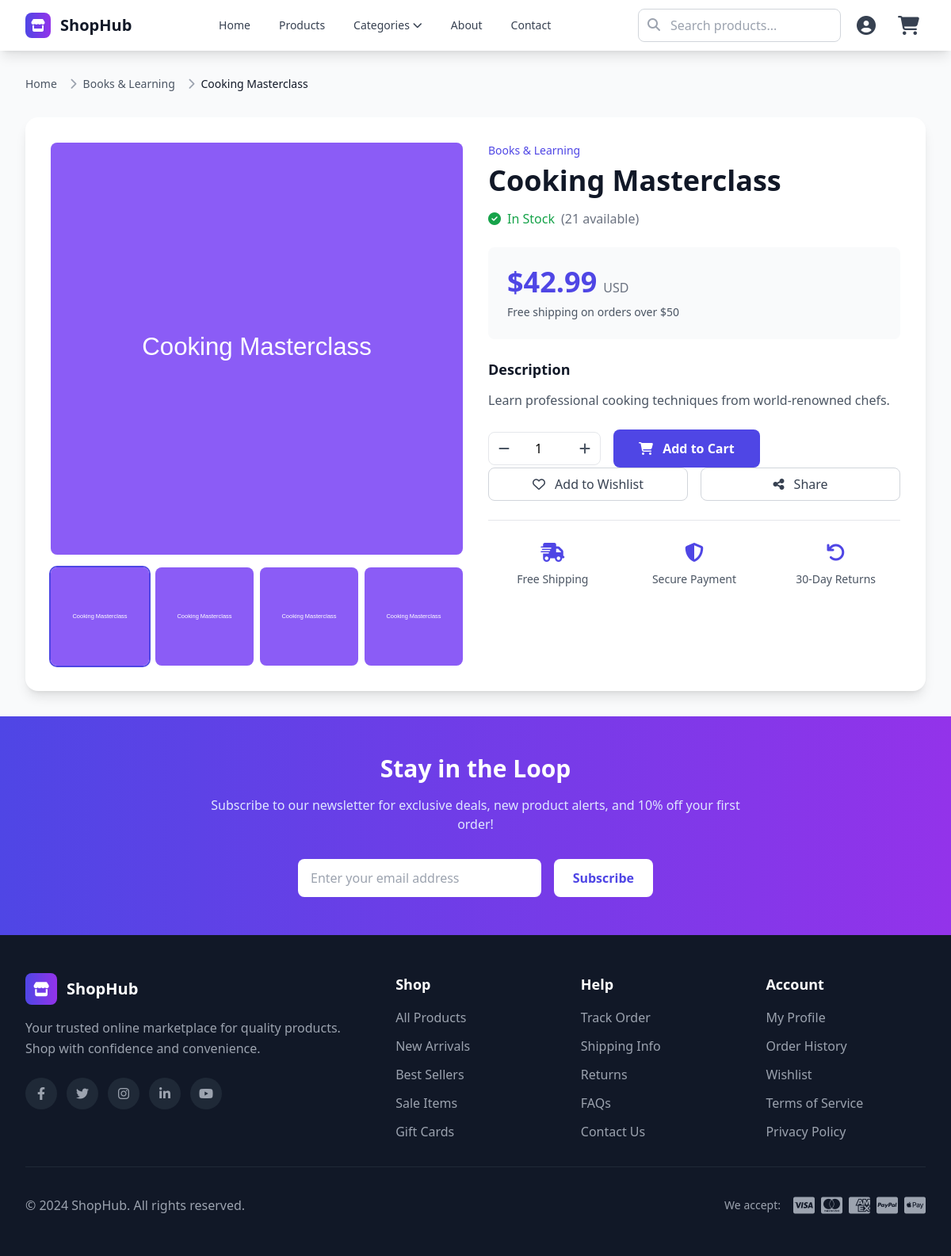
/product/cooking-masterclass/, run on the app's committed database.
### store/models.py (models this page shows, shortened)
class Product(models.Model):
    category = models.ForeignKey(Category, on_delete=models.CASCADE, related_name='products')
    name = models.CharField(max_length=200)
    slug = models.SlugField(max_length=200, unique=True)
    description = models.TextField()
    price = models.DecimalField(max_digits=10, decimal_places=2)
    image = models.ImageField(upload_to='products/', blank=True, null=True)
    stock = models.PositiveIntegerField(default=0)
    available = models.BooleanField(default=True)
    created_at = models.DateTimeField(auto_now_add=True)
    updated_at = models.DateTimeField(auto_now=True)
    class Meta:
        ordering = ['-created_at']

class Category(models.Model):
    name = models.CharField(max_length=100, unique=True)
    slug = models.SlugField(max_length=100, unique=True)
    description = models.TextField(blank=True)
    created_at = models.DateTimeField(auto_now_add=True)
    updated_at = models.DateTimeField(auto_now=True)
    class Meta:
        verbose_name_plural = "Categories"
        ordering = ['name']

### store/views.py (the view)
# urls.py: path('product/<slug:product_slug>/', views.product_detail, name='product_detail'),
def product_detail(request, product_slug):
    product = get_object_or_404(Product, slug=product_slug, available=True)
    related_products = Product.objects.filter(
        category=product.category,
        available=True
    ).exclude(id=product.id)[:4]
    context = {
        'product': product,
        'related_products': related_products,
    }
    return render(request, 'store/product_detail.html', context)

### store/context_processors.py (called while the page is built)
def cart_count(request):
    cart = request.session.get('cart', {})
    if not isinstance(cart, dict):
        cart = {}
    cart_count = 0
    for item in cart.values():
        cart_count += item.get('quantity', 0)
    return {'cart_count': cart_count}

### templates/store/product_detail.html (shortened to what this page needs)
{% extends "base.html" %}
{% block content %}
<nav class="mb-8">
    <ol class="flex items-center space-x-2 text-sm text-gray-600">
        <li><a href="{% url 'store:home' %}" class="hover:text-indigo-600 transition-colors">Home</a></li>
        <li class="flex items-center">
            <i class="fas fa-chevron-right mx-2 text-gray-400"></i>
            <a href="{% url 'store:category_products' product.category.slug %}" class="hover:text-indigo-600 transition-colors">
                {{ product.category.name }}
            </a>
        </li>
        <li class="flex items-center">
            <i class="fas fa-chevron-right mx-2 text-gray-400"></i>
            <span class="text-gray-900 font-medium">{{ product.name }}</span>
        </li>
    </ol>
</nav>
<div class="bg-white rounded-2xl shadow-lg overflow-hidden">
    <div class="grid grid-cols-1 lg:grid-cols-2 gap-8 p-8">
        <div class="space-y-4">
            <div class="aspect-square bg-gray-100 rounded-lg overflow-hidden">
                {% if product.image %}
                    <img src="{{ product.image.url }}"
                         alt="{{ product.name }}"
                         class="w-full h-full object-cover">
                {% else %}
                    <div class="w-full h-full flex items-center justify-center bg-gray-200">
                        <i class="fas fa-image text-gray-400 text-6xl"></i>
                    </div>
                {% endif %}
            </div>
            <div class="grid grid-cols-4 gap-2">
                <div class="aspect-square bg-gray-100 rounded-lg overflow-hidden cursor-pointer ring-2 ring-indigo-600">
                    {% if product.image %}
                        <img src="{{ product.image.url }}" alt="{{ product.name }}" class="w-full h-full object-cover">
                    {% else %}
                        <div class="w-full h-full flex items-center justify-center bg-gray-200">
                            <i class="fas fa-image text-gray-400 text-2xl"></i>
                        </div>
                    {% endif %}
                </div>
                <div class="aspect-square bg-gray-100 rounded-lg overflow-hidden cursor-pointer hover:ring-2 hover:ring-indigo-600">
                    {% if product.image %}
                        <img src="{{ product.image.url }}" alt="{{ product.name }}" class="w-full h-full object-cover">
                    {% else %}
                        <div class="w-full h-full flex items-center justify-center bg-gray-200">
                            <i class="fas fa-image text-gray-400 text-2xl"></i>
                        </div>
                    {% endif %}
                </div>
                <div class="aspect-square bg-gray-100 rounded-lg overflow-hidden cursor-pointer hover:ring-2 hover:ring-indigo-600">
                    {% if product.image %}
                        <img src="{{ product.image.url }}" alt="{{ product.name }}" class="w-full h-full object-cover">
                    {% else %}
                        <div class="w-full h-full flex items-center justify-center bg-gray-200">
                            <i class="fas fa-image text-gray-400 text-2xl"></i>
                        </div>
                    {% endif %}
                </div>
                <div class="aspect-square bg-gray-100 rounded-lg overflow-hidden cursor-pointer hover:ring-2 hover:ring-indigo-600">
                    {% if product.image %}
                        <img src="{{ product.image.url }}" alt="{{ product.name }}" class="w-full h-full object-cover">
                    {% else %}
                        <div class="w-full h-full flex items-center justify-center bg-gray-200">
                            <i class="fas fa-image text-gray-400 text-2xl"></i>
                        </div>
                    {% endif %}
                </div>
            </div>
        </div>
        <div class="space-y-6">
            <div>
                <div class="text-sm text-indigo-600 font-medium mb-2">
                    {{ product.category.name }}
                </div>
                <h1 class="text-3xl lg:text-4xl font-bold text-gray-900 mb-4">
                    {{ product.name }}
                </h1>
                <div class="flex items-center space-x-4 mb-4">
                    {% if product.available %}
                        {% if product.stock > 0 %}
                            <div class="flex items-center text-green-600">
                                <i class="fas fa-check-circle mr-2"></i>
                                <span class="font-medium">In Stock</span>
                                <span class="text-gray-500 ml-2">({{ product.stock }} available)</span>
                            </div>
                        {% else %}
                            <div class="flex items-center text-orange-600">
                                <i class="fas fa-clock mr-2"></i>
                                <span class="font-medium">Made to Order</span>
                            </div>
                        {% endif %}
                    {% else %}
                        <div class="flex items-center text-red-600">
                            <i class="fas fa-times-circle mr-2"></i>
                            <span class="font-medium">Out of Stock</span>
                        </div>
                    {% endif %}
                </div>
            </div>
            <div class="bg-gray-50 rounded-lg p-6">
                <div class="flex items-baseline space-x-2">
                    <span class="text-4xl font-bold text-indigo-600">${{ product.price }}</span>
                    <span class="text-gray-500">USD</span>
                </div>
                <div class="mt-2 text-sm text-gray-600">
                    Free shipping on orders over $50
                </div>
            </div>
            <div>
                <h3 class="text-lg font-semibold text-gray-900 mb-3">Description</h3>
                <div class="text-gray-600 leading-relaxed">
                    {{ product.description|linebreaks }}
                </div>
            </div>
            <div>
                {% if product.available and product.stock > 0 %}
                    <form action="{% url 'store:add_to_cart' product.slug %}" method="post" class="space-y-4">
                        <div class="flex items-center space-x-4">
                            <div class="flex items-center border rounded-lg">
                                <button type="button" class="px-3 py-2 text-gray-600 hover:bg-gray-100" onclick="this.parentNode.querySelector('input').stepDown()">
                                    <i class="fas fa-minus"></i>
                                </button>
                                <input type="number" name="quantity" value="1" min="1" max="{{ product.stock }}"
                                       class="w-16 text-center border-0 focus:ring-0">
                                <button type="button" class="px-3 py-2 text-gray-600 hover:bg-gray-100" onclick="this.parentNode.querySelector('input').stepUp()">
                                    <i class="fas fa-plus"></i>
                                </button>
                            </div>
                            <button type="submit" class="bg-indigo-600 text-white py-3 px-8 rounded-lg font-semibold hover:bg-indigo-700 transition-colors">
                                <i class="fas fa-shopping-cart mr-2"></i> Add to Cart
                            </button>
                        </div>
                    </form>
                {% endif %}
                <div class="flex space-x-4">
                    <button onclick="toggleWishlist({{ product.id }})" id="wishlist-btn-{{ product.id }}"
                            class="flex-1 border border-gray-300 text-gray-700 py-2 px-4 rounded-lg hover:bg-gray-50 transition-colors">
                        <i class="far fa-heart mr-2"></i>
                        <span id="wishlist-text-{{ product.id }}">Add to Wishlist</span>
                    </button>
                    <button onclick="shareProduct('{{ product.slug }}')"
                            class="flex-1 border border-gray-300 text-gray-700 py-2 px-4 rounded-lg hover:bg-gray-50 transition-colors">
                        <i class="fas fa-share-alt mr-2"></i>
                        Share
                    </button>
                </div>
            </div>
            <div class="border-t border-gray-200 pt-6">
                <div class="grid grid-cols-1 sm:grid-cols-3 gap-4 text-center">
                    <div class="flex flex-col items-center">
                        <i class="fas fa-shipping-fast text-indigo-600 text-2xl mb-2"></i>
                        <span class="text-sm text-gray-600">Free Shipping</span>
                    </div>
                    <div class="flex flex-col items-center">
                        <i class="fas fa-shield-alt text-indigo-600 text-2xl mb-2"></i>
                        <span class="text-sm text-gray-600">Secure Payment</span>
                    </div>
                    <div class="flex flex-col items-center">
                        <i class="fas fa-undo text-indigo-600 text-2xl mb-2"></i>
                        <span class="text-sm text-gray-600">30-Day Returns</span>
                    </div>
                </div>
            </div>
        </div>
    </div>
</div>
{% endblock %}

### templates/base.html (style rules this page uses)
html { scroll-behavior: smooth; }

### data on the page
Product: category.name "Books & Learning", name "Cooking Masterclass", image (picture), stock "21", price "42.99", description "Learn professional cooking techniques from world-renowned chefs."
